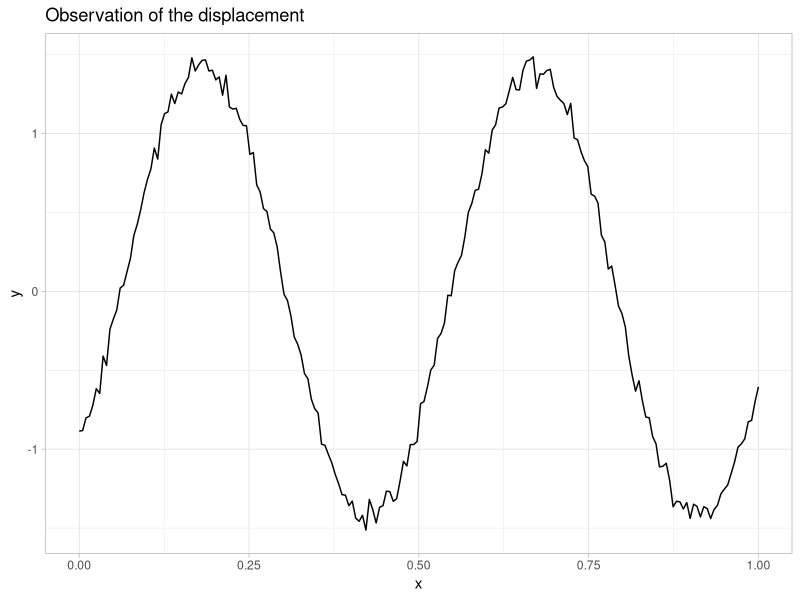
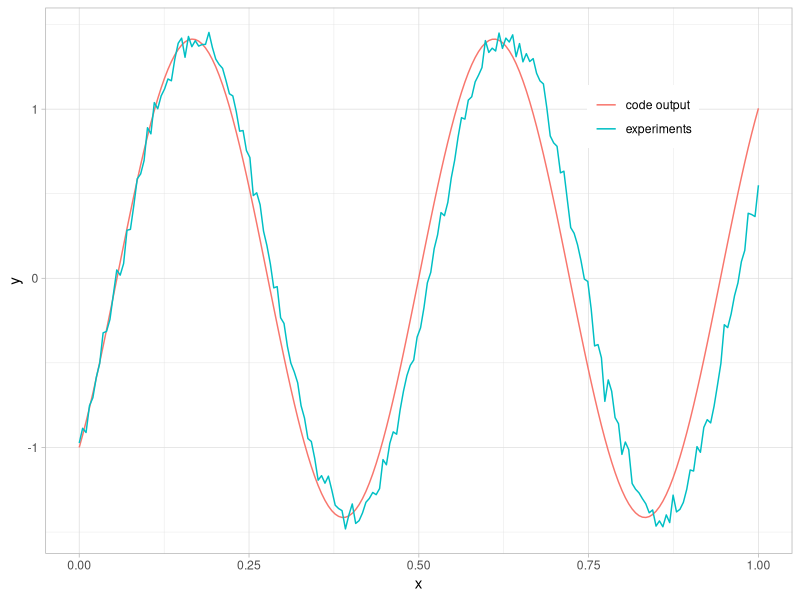
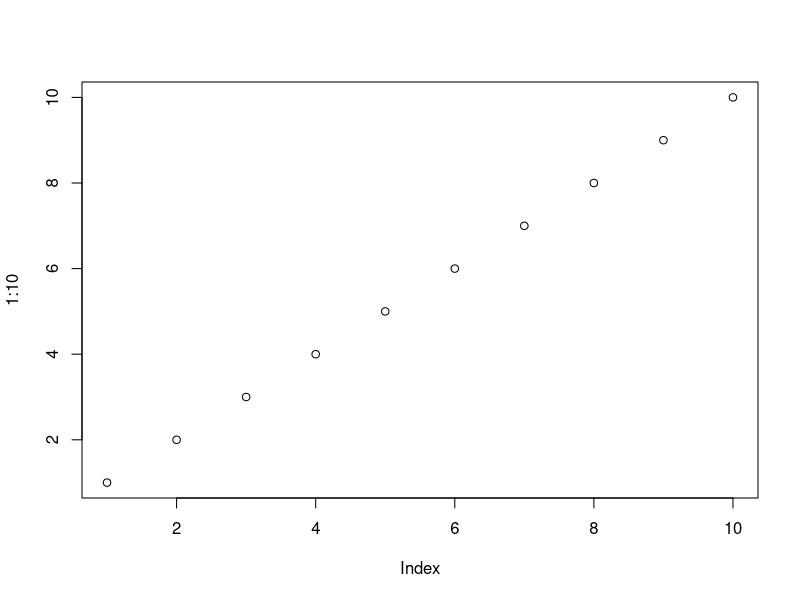
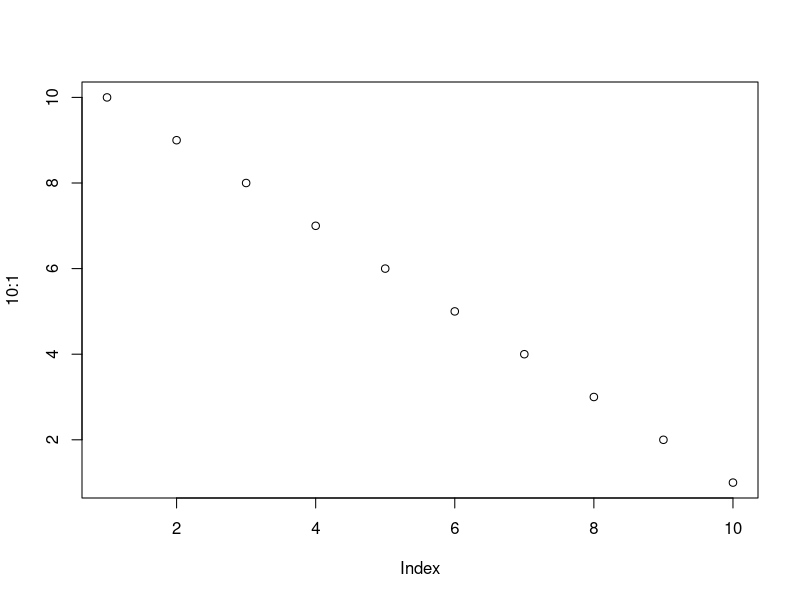

The R source for these figures, in order:
## ---- chunk 1
library(ggplot2)
x <- seq(0,1,length.out = 200)
code <- function(x,theta)
{
  return(sin(x*sqrt(theta[1]/theta[2]))-cos(x*sqrt((theta[1]/theta[2]))))
}
## ---- chunk 2
ggdata <- data.frame(x=x,y=code(x,c(1.5,9e-3))+rnorm(200,0,0.05))
p <- ggplot(ggdata,aes(x=x,y=y))+geom_line()+theme_light()+ggtitle('Observation of the displacement')
p
## ---- chunk 3
ggdata <- data.frame(x=x,y=code(x,c(1.7,9e-3))+rnorm(200,0,0.05),type='experiments')
ggdata2 <- data.frame(x=x,y=code(x,c(2,1e-2)),type='code output')
ggdata <- rbind(ggdata,ggdata2)
p <- ggplot(ggdata,aes(x=x,y=y,color=type))+geom_line()+theme_light()+theme(legend.position=c(0.80,0.80),
                              legend.title=element_blank())
p
## ---- chunk 4
plot(1:10)
plot(10:1)
## ---- chunk 5
knitr::kable(head(mtcars, 10))
